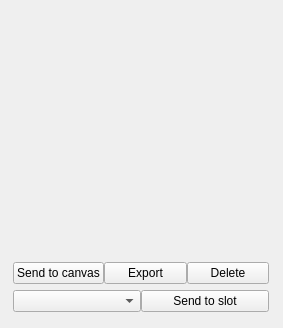
<?xml version="1.0" encoding="UTF-8"?>
<ui version="4.0">
 <class>Form</class>
 <widget class="QWidget" name="Form">
  <property name="geometry">
   <rect>
    <x>0</x>
    <y>0</y>
    <width>283</width>
    <height>328</height>
   </rect>
  </property>
  <property name="windowTitle">
   <string>Form</string>
  </property>
  <layout class="QGridLayout" name="gridLayout">
   <property name="leftMargin">
    <number>0</number>
   </property>
   <property name="topMargin">
    <number>0</number>
   </property>
   <property name="rightMargin">
    <number>0</number>
   </property>
   <property name="bottomMargin">
    <number>0</number>
   </property>
   <property name="horizontalSpacing">
    <number>0</number>
   </property>
   <item row="5" column="0">
    <spacer name="verticalSpacer">
     <property name="orientation">
      <enum>Qt::Vertical</enum>
     </property>
     <property name="sizeHint" stdset="0">
      <size>
       <width>17</width>
       <height>0</height>
      </size>
     </property>
    </spacer>
   </item>
   <item row="0" column="0">
    <widget class="QLabel" name="image_container">
     <property name="sizePolicy">
      <sizepolicy hsizetype="Maximum" vsizetype="Maximum">
       <horstretch>0</horstretch>
       <verstretch>0</verstretch>
      </sizepolicy>
     </property>
     <property name="minimumSize">
      <size>
       <width>256</width>
       <height>256</height>
      </size>
     </property>
     <property name="maximumSize">
      <size>
       <width>256</width>
       <height>256</height>
      </size>
     </property>
     <property name="text">
      <string/>
     </property>
    </widget>
   </item>
   <item row="1" column="0">
    <layout class="QHBoxLayout" name="horizontalLayout">
     <item>
      <widget class="QPushButton" name="to_canvas_button">
       <property name="text">
        <string>Send to canvas</string>
       </property>
      </widget>
     </item>
     <item>
      <widget class="QPushButton" name="export_button">
       <property name="text">
        <string>Export</string>
       </property>
      </widget>
     </item>
     <item>
      <widget class="QPushButton" name="delete_button">
       <property name="text">
        <string>Delete</string>
       </property>
      </widget>
     </item>
    </layout>
   </item>
   <item row="3" column="0">
    <layout class="QHBoxLayout" name="horizontalLayout_2">
     <item>
      <widget class="QComboBox" name="slot_combobox"/>
     </item>
     <item>
      <widget class="QPushButton" name="to_slot_button">
       <property name="text">
        <string>Send to slot</string>
       </property>
      </widget>
     </item>
    </layout>
   </item>
  </layout>
 </widget>
 <resources/>
 <connections/>
</ui>
